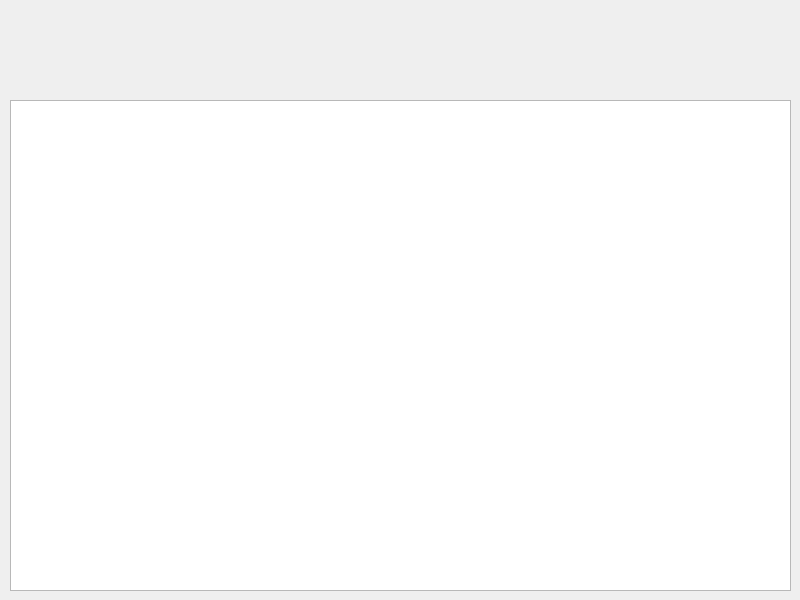
<?xml version="1.0" encoding="UTF-8"?>
<ui version="4.0">
 <class>MainWindow</class>
 <widget class="QMainWindow" name="MainWindow">
  <property name="geometry">
   <rect>
    <x>0</x>
    <y>0</y>
    <width>800</width>
    <height>600</height>
   </rect>
  </property>
  <property name="windowTitle">
   <string>MainWindow</string>
  </property>
  <widget class="QWidget" name="centralwidget">
   <widget class="QTableWidget" name="tableWidget">
    <property name="geometry">
     <rect>
      <x>10</x>
      <y>100</y>
      <width>781</width>
      <height>491</height>
     </rect>
    </property>
   </widget>
  </widget>
 </widget>
 <resources/>
 <connections/>
</ui>
